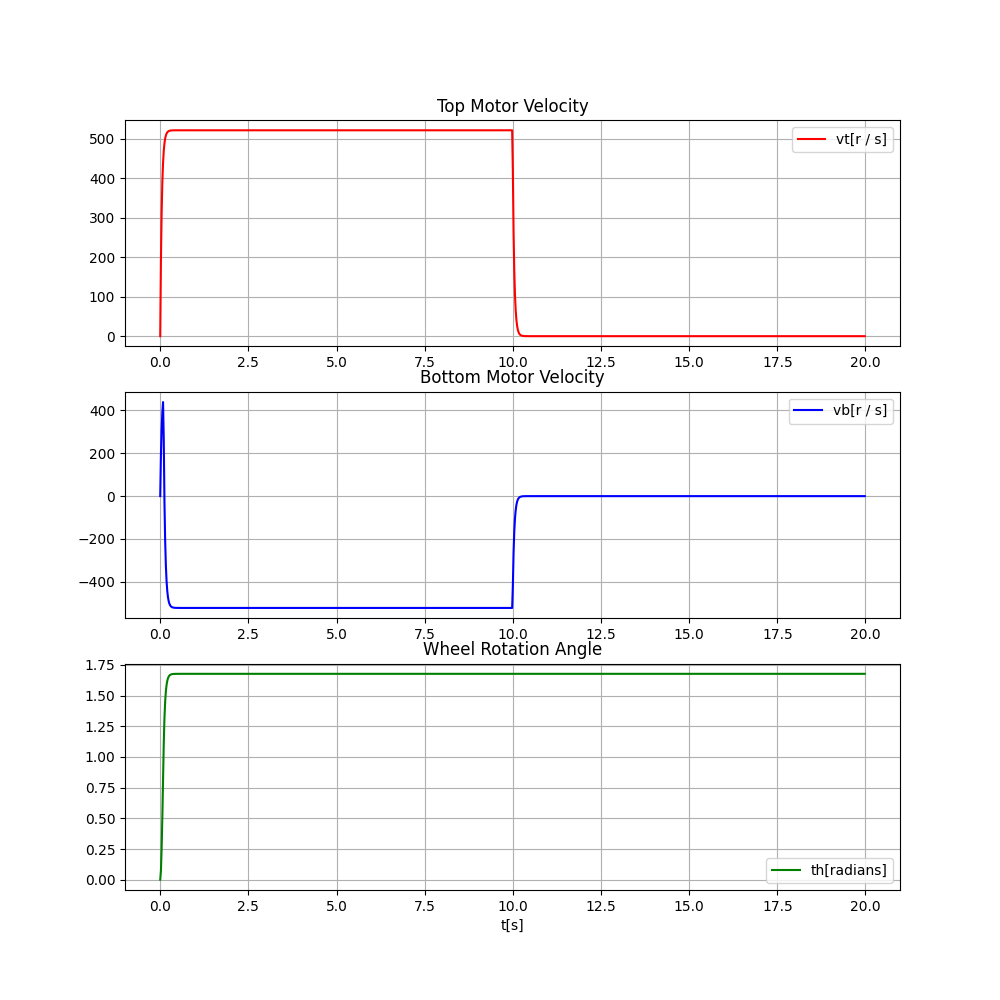

The Python source for this figure:
import numpy as np
import control
import matplotlib.pyplot as plt

Kv = 0.023
Ka = 0.001

KturnGear = 1/28

A = [[-Kv/Ka, 0, 0],
     [0, -Kv/Ka, 0],
     [KturnGear/2, KturnGear/2, 0]]

B = [[1/Ka, 0], [0, 1/Ka], [0, 0]]

C = [[1, 0, 0], [0, 1, 0], [0, 0, 1]]
D = [[0, 0], [0, 0], [0, 0]]

sys = control.ss(A, B, C, D)

x0 = [0, 0, 0]

start = 0
stop = 20
step = 0.02

t = np.arange(start, stop, step)


t, y = control.forced_response(
    sys, t, [[12] * 500 + [0] * 500, [12] * 5 + [-12] * 495 + [0] * 500], x0)

plt.figure(figsize=(10, 10))
plt.subplot(3, 1, 1)
plt.plot(t, y[0], 'red')
plt.grid()
plt.legend(labels=('vt[r / s]',))
plt.title("Top Motor Velocity")
plt.subplot(3, 1, 2)
plt.plot(t, y[1], 'blue')
plt.grid()
plt.legend(labels=('vb[r / s]',))
plt.title("Bottom Motor Velocity")
plt.subplot(3, 1, 3)
plt.plot(t, y[2], 'green')
plt.grid()
plt.legend(labels=('th[radians]',))
plt.title("Wheel Rotation Angle")
plt.xlabel('t[s]')
plt.savefig("forced_response.png")
